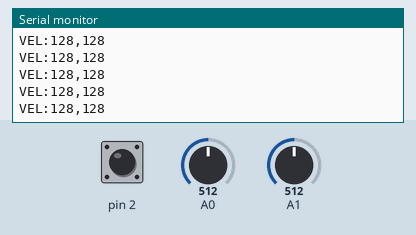
This sketch was run on a simulated Arduino Uno, built with avr-gcc and run on an emulated ATmega328P. Parts: the last lines printed to the serial monitor. The inputs (shaded band) are chosen by the test bench; at power-on: A0 = 512, pin 2 HIGH, A1 = 512.

Above: at 2.8 s.
2.9 s: A0 set to 407
At 3.4 s:
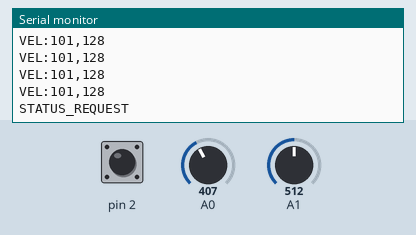
5.9 s: A0 set to 387
At 5.98 s:
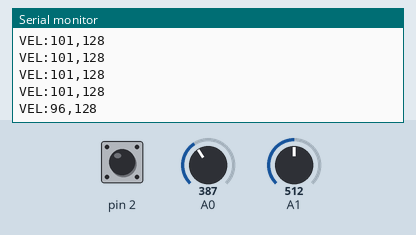
Timing chart, 0 to 8.9 s (numbered marks = the images above; inputs shaded):
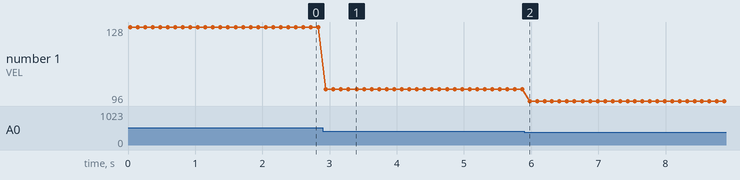

The sketch:

Arduino1_Supervisor.ino
```cpp
// Arduino 1 (Supervisor) - Controle de Planta Industrial
// UEFS - MI Sistemas Digitais - Problema #2

#include <avr/io.h>
#include <avr/interrupt.h>
#include <util/delay.h>

// Variáveis globais
volatile uint8_t parada_solicitada = 0;
uint16_t valor_pot1 = 0;
uint16_t valor_pot2 = 0;
uint8_t velocidade_motor1 = 0;
uint8_t velocidade_motor2 = 0;
uint8_t contador_3s = 0;

// Função para inicializar UART
void UART_Init(void) {
    // 9600 baud rate para 16MHz
    UBRR0H = 0;
    UBRR0L = 103;

    // Habilitar TX e RX
    UCSR0B = (1 << RXEN0) | (1 << TXEN0);

    // Formato 8N1
    UCSR0C = (1 << UCSZ01) | (1 << UCSZ00);
}

// Função para enviar byte pela UART
void UART_Transmit(uint8_t data) {
    while (!(UCSR0A & (1 << UDRE0)));
    UDR0 = data;
}

// Função para enviar string pela UART
void UART_PrintString(const char* str) {
    while (*str) {
        UART_Transmit(*str++);
    }
}

// Função para inicializar ADC
void ADC_Init(void) {
    // Referência AVCC
    ADMUX = (1 << REFS0);

    // Habilitar ADC, prescaler 128
    ADCSRA = (1 << ADEN) | (1 << ADPS2) | (1 << ADPS1) | (1 << ADPS0);
}

// Função para ler ADC
uint16_t ADC_Read(uint8_t channel) {
    // Selecionar canal
    ADMUX = (ADMUX & 0xF8) | (channel & 0x07);

    // Iniciar conversão
    ADCSRA |= (1 << ADSC);

    // Aguardar conversão
    while (ADCSRA & (1 << ADSC));

    return ADC;
}

// Função para configurar interrupção
void INT_Init(void) {
    // PD2 (INT0) como entrada com pull-up
    DDRD &= ~(1 << PD2);
    PORTD |= (1 << PD2);

    // Interrupção na borda de descida
    EICRA = (1 << ISC01);

    // Habilitar INT0
    EIMSK = (1 << INT0);
}

// ISR para botão de emergência
ISR(INT0_vect) {
    parada_solicitada = 1;
}

void setup() {
    // Inicializar componentes
    UART_Init();
    ADC_Init();
    INT_Init();

    // Habilitar interrupções globais
    sei();

    UART_PrintString("Arduino 1 (Supervisor) iniciado\r\n");
}

void loop() {
    // Ler potenciômetros
    valor_pot1 = ADC_Read(0);
    valor_pot2 = ADC_Read(1);

    // Mapear valores (0-1023 para 0-255)
    velocidade_motor1 = valor_pot1 >> 2;
    velocidade_motor2 = valor_pot2 >> 2;

    // Enviar comando de velocidade
    char comando[20];
    sprintf(comando, "VEL:%d,%d\r\n", velocidade_motor1, velocidade_motor2);
    UART_PrintString(comando);

    // Verificar parada de emergência
    if (parada_solicitada) {
        UART_PrintString("PARADA\r\n");
        UART_PrintString("Parada solicitada\r\n");
        parada_solicitada = 0;
    }

    // Contador para status a cada 3 segundos
    contador_3s++;
    if (contador_3s >= 30) { // 30 * 100ms = 3s
        UART_PrintString("STATUS_REQUEST\r\n");
        contador_3s = 0;
    }

    _delay_ms(100);
}
```

Measured:
- the behaviour switches between 400 and 399 on A0 (found by bisection; images 1 and 2)
- after the input at 2.9 s, the serial monitor: prints a new line at once (image 1)
- after the input at 5.9 s, the serial monitor: prints a new line after 0.08 s (image 2)
- plotted number 1: 128 → 101 after the input at 2.9 s, 101 → 96 after the input at 5.9 s
